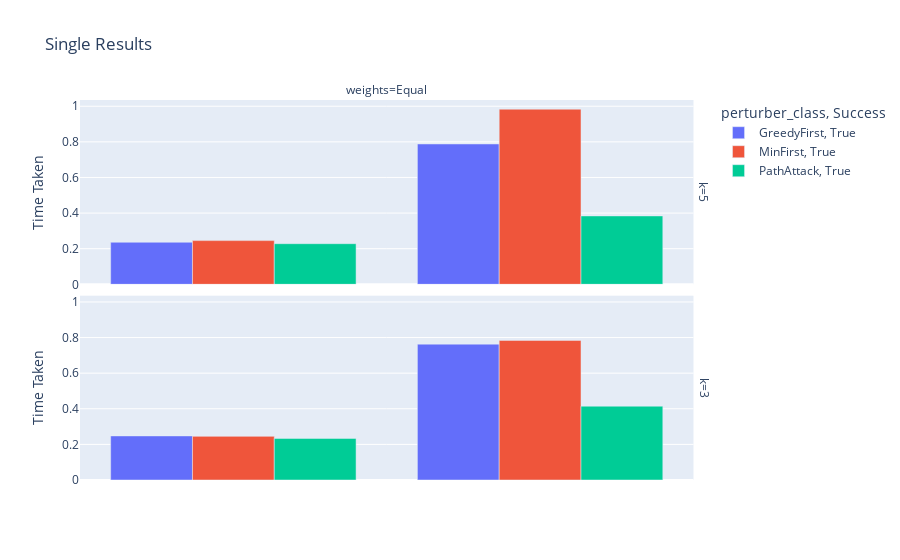

The code cell stored with this chart in its notebook:
### Code cell
for experiment_type in ["Single", "Sets", "Multiple Pairs"]:
    a = df[df["experiment_type"] == experiment_type]
    if a.empty: continue
    # a=pd.melt(df,id_vars=['race'],var_name='gender', value_name='value')
    fig = px.bar(a, 
                title=f"{experiment_type} Results",
                x="nodes", 
                y="Time Taken", 
                barmode="group", 
                color="perturber_class", 
                facet_col="weights", 
                facet_row="k", 
                pattern_shape="Success", 
                # height=1000,
                hover_data=["top_k", "Average Add Time", "Average Perturb Time", "Original Distance", "Number of Paths", "Number of Edges", "Iterations", 'Final Distance',"Status", "LP Status"],
                category_orders={"experiment_type": ["Single", "Sets", "Multiple Pairs"], 
                                "Status": ["Success"]+[s for s in df["Status"].unique() if s != "Success"],
                                "Success": [True, False]}
                )
    fig.update_xaxes(visible=False, matches=None)
    # fig.update_xaxes(visible=True)
    fig.show()

### Figure 1 — Plotly figure (JSON) as saved in the notebook; plotly's stock layout.template omitted (floating-point values rounded to 4 significant figures)
{"data": [{"alignmentgroup": "True", "customdata": [[1, 0.004004, 0, 8, 2, 10, 2, 40.1, "Success", null], [1, 0.003689, 1.848e-05, 7, 53, 111, 53, 35.1, "Success", null], [1, 0.007995, 0, 6, 73, 150, 73, 30.1, "Success", null], [1, 0.002385, 0, 6, 13, 30, 13, 30.1, "Success", null], [1, 0.008851, 0, 6, 30, 69, 30, 30.1, "Success", null], [1, 0.004877, 0, 8, 4, 14, 4, 40.1, "Success", null], [1, 0.004007, 0, 6, 1, 6, 1, 30.1, "Success", null], [1, 0.013, 0, 7, 1, 7, 1, 35.1, "Success", null], [1, 0.01292, 0, 6, 18, 40, 18, 30.1, "Success", null], [1, 0.006752, 0, 6, 4, 15, 4, 30.1, "Success", null]], "hovertemplate": "perturber_class=GreedyFirst<br>Success=True<br>k=5<br>weights=Equal<br>nodes=%{x}<br>Time Taken=%{y}<br>top_k=%{customdata[0]}<br>Average Add Time=%{customdata[1]}<br>Average Perturb Time=%{customdata[2]}<br>Original Distance=%{customdata[3]}<br>Number of Paths=%{customdata[4]}<br>Number of Edges=%{customdata[5]}<br>Iterations=%{customdata[6]}<br>Final Distance=%{customdata[7]}<br>Status=%{customdata[8]}<br>LP Status=%{customdata[9]}<extra></extra>", "legendgroup": "GreedyFirst, True", "marker": {"color": "#636efa", "pattern": {"shape": ""}}, "name": "GreedyFirst, True", "offsetgroup": "GreedyFirst, True", "orientation": "v", "showlegend": true, "textposition": "auto", "type": "bar", "x": [[2998, 603], [3056, 1169], [3078, 403], [1615, 695], [3331, 949], [2947, 1167], [2671, 964], [2341, 2077], [2577, 902], [2790, 924]], "xaxis": "x2", "y": [0.2362, 0.7881, 1.331, 0.2927, 0.8314, 0.2756, 0.2562, 0.2791, 0.7552, 0.4109], "yaxis": "y2"}, {"alignmentgroup": "True", "customdata": [[1, 0.004, 0, 8, 2, 10, 2, 24.1, "Success", null], [1, 0.003642, 0, 7, 53, 111, 53, 21.1, "Success", null], [1, 0.008539, 2.738e-05, 6, 73, 150, 73, 18.1, "Success", null], [1, 0.002273, 0, 6, 13, 30, 13, 18.1, "Success", null], [1, 0.006884, 0, 6, 30, 69, 30, 18.1, "Success", null], [1, 0.003888, 0, 8, 4, 14, 4, 24.1, "Success", null], [1, 0.004021, 0, 6, 1, 6, 1, 18.1, "Success", null], [1, 0.01101, 0, 7, 1, 7, 1, 21.1, "Success", null], [1, 0.01257, 0, 6, 18, 40, 18, 18.1, "Success", null], [1, 0.007001, 0, 6, 4, 15, 4, 18.1, "Success", null]], "hovertemplate": "perturber_class=GreedyFirst<br>Success=True<br>k=3<br>weights=Equal<br>nodes=%{x}<br>Time Taken=%{y}<br>top_k=%{customdata[0]}<br>Average Add Time=%{customdata[1]}<br>Average Perturb Time=%{customdata[2]}<br>Original Distance=%{customdata[3]}<br>Number of Paths=%{customdata[4]}<br>Number of Edges=%{customdata[5]}<br>Iterations=%{customdata[6]}<br>Final Distance=%{customdata[7]}<br>Status=%{customdata[8]}<br>LP Status=%{customdata[9]}<extra></extra>", "legendgroup": "GreedyFirst, True", "marker": {"color": "#636efa", "pattern": {"shape": ""}}, "name": "GreedyFirst, True", "offsetgroup": "GreedyFirst, True", "orientation": "v", "showlegend": false, "textposition": "auto", "type": "bar", "x": [[2998, 603], [3056, 1169], [3078, 403], [1615, 695], [3331, 949], [2947, 1167], [2671, 964], [2341, 2077], [2577, 902], [2790, 924]], "xaxis": "x", "y": [0.2475, 0.7631, 1.364, 0.3077, 0.7195, 0.2627, 0.2446, 0.2679, 0.7328, 0.4095], "yaxis": "y"}, {"alignmentgroup": "True", "customdata": [[1, 0.003998, 0, 8, 2, 10, 2, 40.1, "Success", null], [1, 0.005058, 0, 7, 53, 111, 53, 35.1, "Success", null], [1, 0.006929, 0, 6, 73, 150, 73, 30.1, "Success", null], [1, 0.002924, 0, 6, 13, 30, 13, 30.1, "Success", null], [1, 0.008654, 0, 6, 30, 69, 30, 30.1, "Success", null], [1, 0.00438, 0, 8, 4, 14, 4, 40.1, "Success", null], [1, 0.003993, 0, 6, 1, 6, 1, 30.1, "Success", null], [1, 0.018, 0, 7, 1, 7, 1, 35.1, "Success", null], [1, 0.01634, 0, 6, 18, 40, 18, 30.1, "Success", null]], "hovertemplate": "perturber_class=MinFirst<br>Success=True<br>k=5<br>weights=Equal<br>nodes=%{x}<br>Time Taken=%{y}<br>top_k=%{customdata[0]}<br>Average Add Time=%{customdata[1]}<br>Average Perturb Time=%{customdata[2]}<br>Original Distance=%{customdata[3]}<br>Number of Paths=%{customdata[4]}<br>Number of Edges=%{customdata[5]}<br>Iterations=%{customdata[6]}<br>Final Distance=%{customdata[7]}<br>Status=%{customdata[8]}<br>LP Status=%{customdata[9]}<extra></extra>", "legendgroup": "MinFirst, True", "marker": {"color": "#EF553B", "pattern": {"shape": ""}}, "name": "MinFirst, True", "offsetgroup": "MinFirst, True", "orientation": "v", "showlegend": true, "textposition": "auto", "type": "bar", "x": [[2998, 603], [3056, 1169], [3078, 403], [1615, 695], [3331, 949], [2947, 1167], [2671, 964], [2341, 2077], [2577, 902]], "xaxis": "x2", "y": [0.2453, 0.9833, 1.163, 0.4011, 0.8344, 0.2935, 0.2426, 0.3186, 0.8712], "yaxis": "y2"}, {"alignmentgroup": "True", "customdata": [[1, 0.004001, 0, 8, 2, 10, 2, 24.1, "Success", null], [1, 0.003943, 0, 7, 53, 111, 53, 21.1, "Success", null], [1, 0.008716, 1.371e-05, 6, 73, 150, 73, 18.1, "Success", null], [1, 0.002232, 7.69e-05, 6, 13, 30, 13, 18.1, "Success", null], [1, 0.00797, 0, 6, 30, 69, 30, 18.1, "Success", null], [1, 0.0045, 0, 8, 4, 14, 4, 24.1, "Success", null], [1, 0.003, 0, 6, 1, 6, 1, 18.1, "Success", null], [1, 0.013, 0, 7, 1, 7, 1, 21.1, "Success", null], [1, 0.01428, 0, 6, 18, 40, 18, 18.1, "Success", null], [1, 0.004503, 0, 6, 4, 15, 4, 18.1, "Success", null]], "hovertemplate": "perturber_class=MinFirst<br>Success=True<br>k=3<br>weights=Equal<br>nodes=%{x}<br>Time Taken=%{y}<br>top_k=%{customdata[0]}<br>Average Add Time=%{customdata[1]}<br>Average Perturb Time=%{customdata[2]}<br>Original Distance=%{customdata[3]}<br>Number of Paths=%{customdata[4]}<br>Number of Edges=%{customdata[5]}<br>Iterations=%{customdata[6]}<br>Final Distance=%{customdata[7]}<br>Status=%{customdata[8]}<br>LP Status=%{customdata[9]}<extra></extra>", "legendgroup": "MinFirst, True", "marker": {"color": "#EF553B", "pattern": {"shape": ""}}, "name": "MinFirst, True", "offsetgroup": "MinFirst, True", "orientation": "v", "showlegend": false, "textposition": "auto", "type": "bar", "x": [[2998, 603], [3056, 1169], [3078, 403], [1615, 695], [3331, 949], [2947, 1167], [2671, 964], [2341, 2077], [2577, 902], [2790, 924]], "xaxis": "x", "y": [0.2451, 0.784, 1.398, 0.2976, 0.7966, 0.2816, 0.2331, 0.265, 0.8222, 0.3153], "yaxis": "y"}, {"alignmentgroup": "True", "customdata": [[1, 0.003764, 0, 8, 2, 11, 2, 41, "Success", 2], [1, 0.007749, 0.001121, 7, 8, 27, 8, 36, "Success", 2], [1, 0.01677, 0.004309, 6, 80, 193, 80, 31, "Success", 2], [1, 0.003999, 0.0003333, 6, 3, 10, 3, 31, "Success", 2], [1, 0.01189, 0.002384, 6, 53, 119, 53, 31, "Success", 2], [1, 0.006634, 0.001106, 8, 15, 46, 15, 41, "Success", 2], [1, 0.002995, 0.0009997, 6, 1, 6, 1, 31, "Success", 2], [1, 0.015, 0.001001, 7, 1, 7, 1, 36, "Success", 2], [1, 0.01004, 0.002031, 6, 16, 46, 16, 31, "Success", 2]], "hovertemplate": "perturber_class=PathAttack<br>Success=True<br>k=5<br>weights=Equal<br>nodes=%{x}<br>Time Taken=%{y}<br>top_k=%{customdata[0]}<br>Average Add Time=%{customdata[1]}<br>Average Perturb Time=%{customdata[2]}<br>Original Distance=%{customdata[3]}<br>Number of Paths=%{customdata[4]}<br>Number of Edges=%{customdata[5]}<br>Iterations=%{customdata[6]}<br>Final Distance=%{customdata[7]}<br>Status=%{customdata[8]}<br>LP Status=%{customdata[9]}<extra></extra>", "legendgroup": "PathAttack, True", "marker": {"color": "#00cc96", "pattern": {"shape": ""}}, "name": "PathAttack, True", "offsetgroup": "PathAttack, True", "orientation": "v", "showlegend": true, "textposition": "auto", "type": "bar", "x": [[2998, 603], [3056, 1169], [3078, 403], [1615, 695], [3331, 949], [2947, 1167], [2671, 964], [2341, 2077], [2790, 924]], "xaxis": "x2", "y": [0.2281, 0.384, 2.609, 0.2366, 1.59, 0.4247, 0.2181, 0.256, 0.6822], "yaxis": "y2"}, {"alignmentgroup": "True", "customdata": [[1, 0.003502, 0.000501, 8, 2, 11, 2, 25, "Success", 2], [1, 0.008999, 0.001126, 7, 8, 27, 8, 22, "Success", 2], [1, 0.01779, 0.004603, 6, 96, 191, 96, 19, "Success", 2], [1, 0.004506, 0.0003332, 6, 3, 10, 3, 19, "Success", 2], [1, 0.0104, 0.00205, 6, 49, 116, 49, 19, "Success", 2], [1, 0.005902, 0.001169, 8, 15, 46, 15, 25, "Success", 2], [1, 0.005, 0.001001, 6, 1, 6, 1, 19, "Success", 2], [1, 0.01246, 0.0009999, 7, 1, 7, 1, 22, "Success", 2], [1, 0.009989, 0.002578, 6, 16, 46, 16, 19, "Success", 2], [1, 0.01239, 0.02169, 6, 142, 241, 142, 19, "Success", 2]], "hovertemplate": "perturber_class=PathAttack<br>Success=True<br>k=3<br>weights=Equal<br>nodes=%{x}<br>Time Taken=%{y}<br>top_k=%{customdata[0]}<br>Average Add Time=%{customdata[1]}<br>Average Perturb Time=%{customdata[2]}<br>Original Distance=%{customdata[3]}<br>Number of Paths=%{customdata[4]}<br>Number of Edges=%{customdata[5]}<br>Iterations=%{customdata[6]}<br>Final Distance=%{customdata[7]}<br>Status=%{customdata[8]}<br>LP Status=%{customdata[9]}<extra></extra>", "legendgroup": "PathAttack, True", "marker": {"color": "#00cc96", "pattern": {"shape": ""}}, "name": "PathAttack, True", "offsetgroup": "PathAttack, True", "orientation": "v", "showlegend": false, "textposition": "auto", "type": "bar", "x": [[2998, 603], [3056, 1169], [3078, 403], [1615, 695], [3331, 949], [2947, 1167], [2671, 964], [2341, 2077], [2790, 924], [2577, 902]], "xaxis": "x", "y": [0.2336, 0.4146, 3.228, 0.2326, 1.407, 0.4211, 0.243, 0.2485, 0.7018, 6.936], "yaxis": "y"}], "layout": {"annotations": [{"font": {}, "showarrow": false, "text": "weights=Equal", "x": 0.49, "xanchor": "center", "xref": "paper", "y": 1, "yanchor": "bottom", "yref": "paper"}, {"font": {}, "showarrow": false, "text": "k=3", "textangle": 90, "x": 0.98, "xanchor": "left", "xref": "paper", "y": 0.2425, "yanchor": "middle", "yref": "paper"}, {"font": {}, "showarrow": false, "text": "k=5", "textangle": 90, "x": 0.98, "xanchor": "left", "xref": "paper", "y": 0.7575, "yanchor": "middle", "yref": "paper"}], "barmode": "group", "legend": {"title": {"text": "perturber_class, Success"}, "tracegroupgap": 0}, "title": {"text": "Single Results"}, "xaxis": {"anchor": "y", "domain": [0, 0.98], "title": {"text": "nodes"}, "visible": false}, "xaxis2": {"anchor": "y2", "domain": [0, 0.98], "showticklabels": false, "visible": false}, "yaxis": {"anchor": "x", "domain": [0, 0.485], "title": {"text": "Time Taken"}}, "yaxis2": {"anchor": "x2", "domain": [0.515, 1], "matches": "y", "title": {"text": "Time Taken"}}}}
